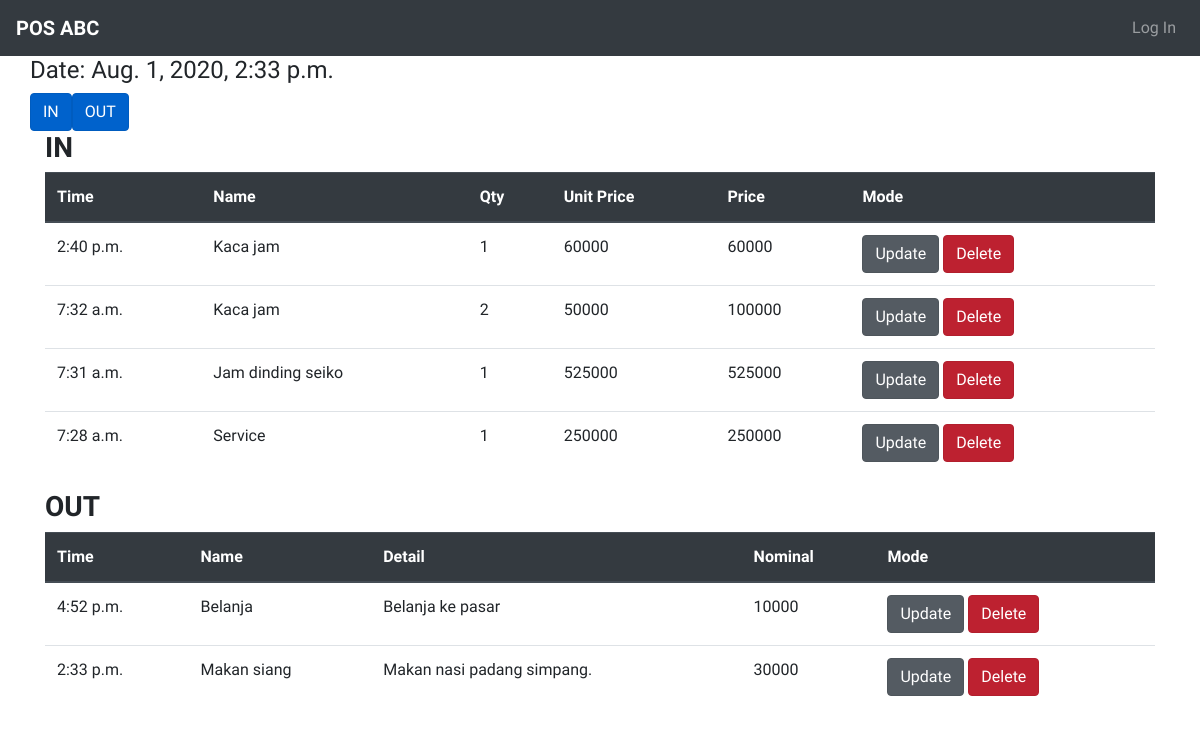
Screenshot of /cashier/b62e1e1b-85d2-45e3-9429-0837f85fbbf1/ with the database file from the repository.
### Cashier/models.py (models this page shows, shortened)
class CashierPos(models.Model):
    id = models.UUIDField(primary_key=True, default=uuid.uuid4, editable=False)
    checkIn = models.ManyToManyField(InPos, blank=True)
    checkOut = models.ManyToManyField(OutPos, blank=True)
    created_date = models.DateTimeField(default=timezone.now)
    closed_date = models.DateTimeField(null=True, blank=True)
    class Meta:
        ordering = ['created_date']

class InPos(models.Model):
    name = models.CharField(max_length=256)
    user = models.ForeignKey(User, related_name="userInPos", on_delete=models.CASCADE)
    quantity = models.PositiveIntegerField()
    unitPrice = models.DecimalField(max_digits=15, decimal_places=0)
    price = models.DecimalField(max_digits=15, decimal_places=0)
    created_date = models.TimeField(default=timezone.now)
    class Meta:
        ordering = ['-created_date']

class OutPos(models.Model):
    name = models.CharField(max_length=256)
    user = models.ForeignKey(User, related_name="userOutPos", on_delete=models.CASCADE)
    detail = models.TextField()
    nominal = models.DecimalField(max_digits=15, decimal_places=0)
    created_date = models.TimeField(default=timezone.now)
    class Meta:
        ordering = ['-created_date']

### Cashier/views.py (the view)
# urls.py: path('<pk>/', views.DetailCashier.as_view(), name='detailCashier'),
class DetailCashier(generic.DetailView):
    template_name = 'cashier/cashier_detail.html'
    model = models.CashierPos

### Cashier/templates/cashier/cashier_detail.html
{% extends 'Cashier/cashier_base.html' %}
{% block contentCashier %}
    <div class="container-fluid">
        <h4>Date: {{ cashierpos.created_date }}</h4>
        <div class="container">
            <div class="row">
                <a href="{% url 'cashier:createIn' pk=cashierpos.pk %}" class="btn btn-primary active" role="button">IN</a>
                <a href="#" class="btn btn-primary active" role="button">OUT</a>
            </div>
        </div>
        <div class="container">
            <h3><strong>IN</strong></h3>
            <table class="table table-hover">
                <thead class="thead-dark">
                    <tr>
                        <th scope="col">Time</th>
                        <th scope="col">Name</th>
                        <th scope="col">Qty</th>
                        <th scope="col">Unit Price</th>
                        <th scope="col">Price</th>
                        <th scope="col">Mode</th>
                    </tr>
                </thead>
                <tbody>
                    {% for dataIn in cashierpos.checkIn.all %}
                    <tr>
                        <td>{{ dataIn.created_date }}</td>
                        <td>{{ dataIn.name }}</td>
                        <td>{{ dataIn.quantity }}</td>
                        <td>{{ dataIn.unitPrice }}</td>
                        <td>{{ dataIn.price }}</td>
                        <td>
                            <a href="#" class="btn btn-secondary active" role="button">Update</a>
                            <a href="#" class="btn btn-danger active" role="button">Delete</a>
                        </td>
                    </tr>
                    {% endfor %}
                </tbody>
            </table>
            <h3><strong>OUT</strong></h3>
            <table class="table table-hover">
                <thead class="thead-dark">
                    <tr>
                        <th scope="col">Time</th>
                        <th scope="col">Name</th>
                        <th scope="col">Detail</th>
                        <th scope="col">Nominal</th>
                        <th scope="col">Mode</th>
                    </tr>
                </thead>
                <tbody>
                    {% for dataOut in cashierpos.checkOut.all %}
                    <tr>
                        <td>{{ dataOut.created_date }}</td>
                        <td>{{ dataOut.name }}</td>
                        <td>{{ dataOut.detail }}</td>
                        <td>{{ dataOut.nominal }}</td>
                        <td>
                            <a href="#" class="btn btn-secondary active" role="button">Update</a>
                            <a href="#" class="btn btn-danger active" role="button">Delete</a>
                        </td>
                    </tr>
                    {% endfor %}
                </tbody>
            </table>
        </div>
    </div>
{% endblock %}

### Cashier/templates/cashier/cashier_base.html
{% extends 'base.html' %}
{% block content %}
    {% block contentCashier %}
    {% endblock %}
{% endblock %}

### templates/base.html (shortened to what this page needs)
<!DOCTYPE html>
{% load static %}
<html>
<head>
    <link rel="stylesheet" href="https://stackpath.bootstrapcdn.com/bootstrap/4.5.0/css/bootstrap.min.css">
    <link rel="stylesheet" href="{% static 'PosNote/css/style.css' %}">
</head>
<body>
    <nav class="navbar navbar-expand-lg navbar-dark bg-dark">
        <a class="navbar-brand" href="{% url 'home' %}"><strong>POS ABC</strong></a>
        <div class="collapse navbar-collapse" id="navbarTogglerPOS">
        {% if user.is_authenticated %}
            <ul class="navbar-nav mr-auto mt-2 mt-lg-0">
                <li class="nav-item">
                    <a class="nav-link" href="{% url 'cashier:allList' %}">Cashier</a>
                </li>
                <li class="nav-item">
                    <a class="nav-link" href="{% url 'cashier:historyList' %}">History</a>
                </li>
                <li class="nav-item">
                    <a class="nav-link" href="#">Service</a>
                </li>
            </ul>
            <ul class="navbar-nav ml-auto mt-2 my-lg-0">
                <li class="nav-item">
                    <a class="nav-link" href="{% url 'account:register' %}">Register</a>
                </li>
                <li class="nav-item">
                    <a class="nav-link" href="{% url 'account:logout' %}">Log Out</a>
                </li>
            </ul>
        {% else %}
            <ul class="navbar-nav ml-auto mt-2 my-lg-0">
                <li class="nav-item">
                    <a class="nav-link" href="{% url 'account:login' %}">Log In</a>
                </li>
            </ul>
        {% endif %}
        </div>
    </nav>
    <div class="container-fluid myContent">
        {% block content %}
        {% endblock %}
    </div>
</body>
</html>

### static/PosNote/css/style.css (style rules this page uses)
body { font-family: 'Heebo', sans-serif; }

### rows the page displays
CashierPos: created_date "Aug. 1, 2020, 2:33 p.m."
InPos: created_date "2:40 p.m.", name "Kaca jam", quantity "1", unitPrice "60000", price "60000"
InPos: created_date "7:32 a.m.", name "Kaca jam", quantity "2", unitPrice "50000", price "100000"
InPos: created_date "7:31 a.m.", name "Jam dinding seiko", quantity "1", unitPrice "525000", price "525000"
InPos: created_date "7:28 a.m.", name "Service", quantity "1", unitPrice "250000", price "250000"
OutPos: created_date "4:52 p.m.", name "Belanja", detail "Belanja ke pasar", nominal "10000"
OutPos: created_date "2:33 p.m.", name "Makan siang", detail "Makan nasi padang simpang.", nominal "30000"
